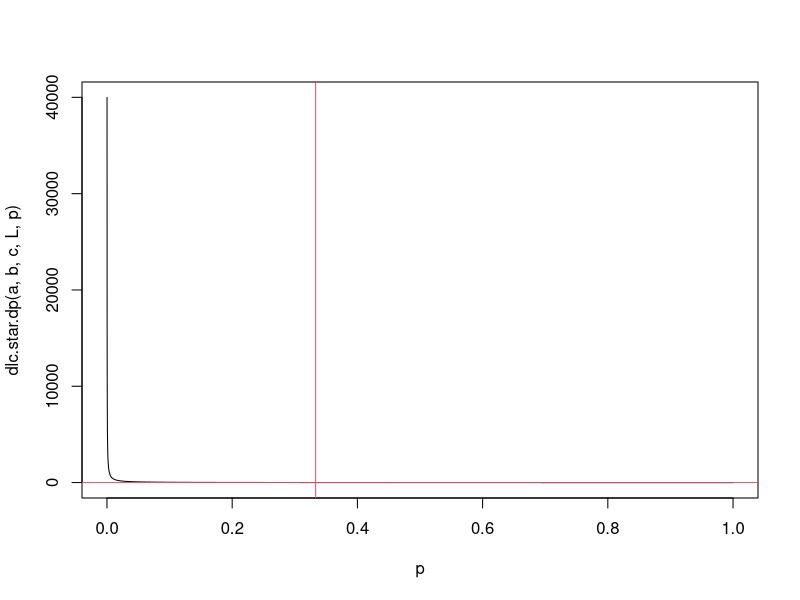
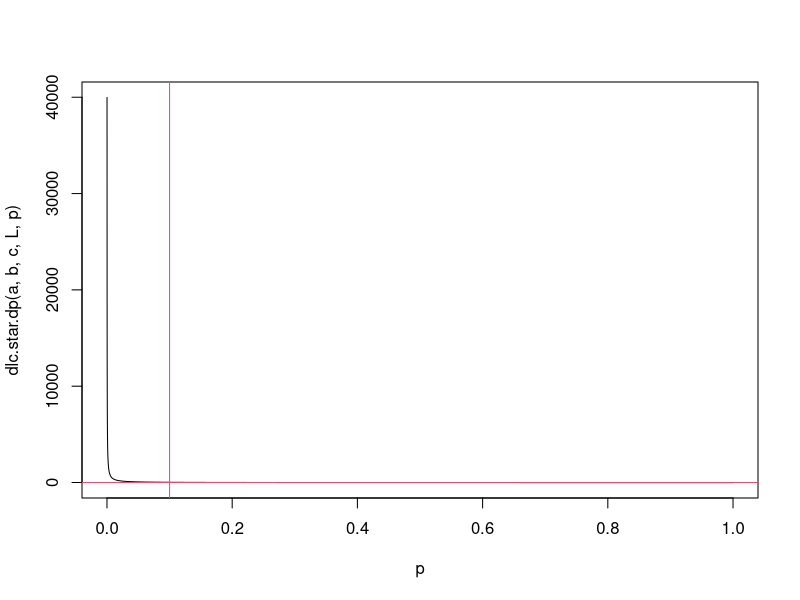
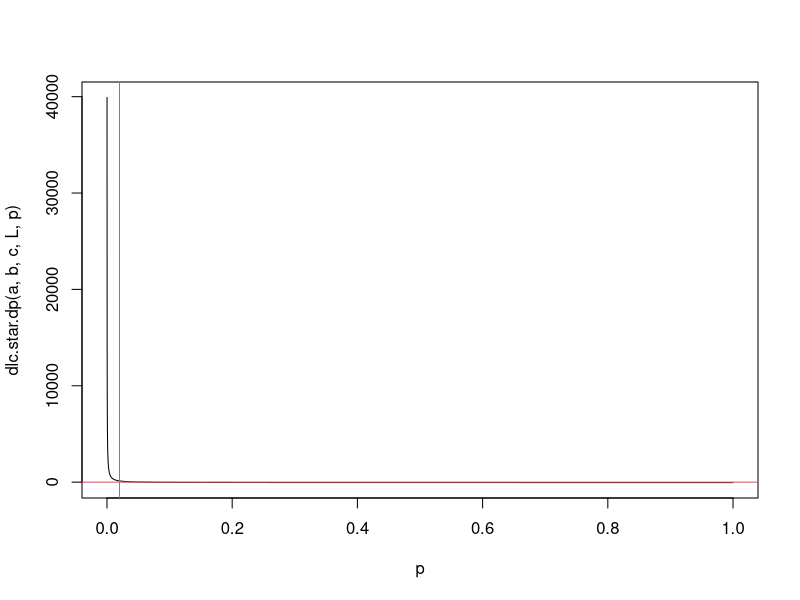
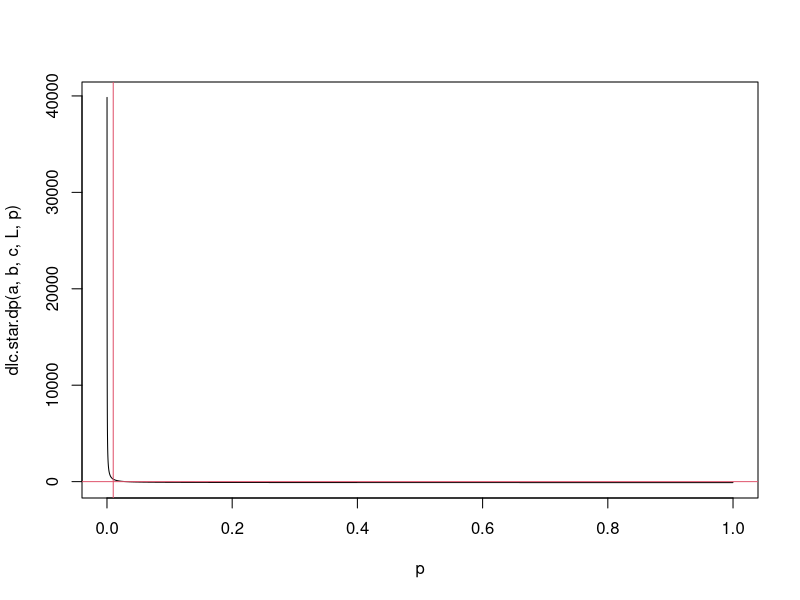
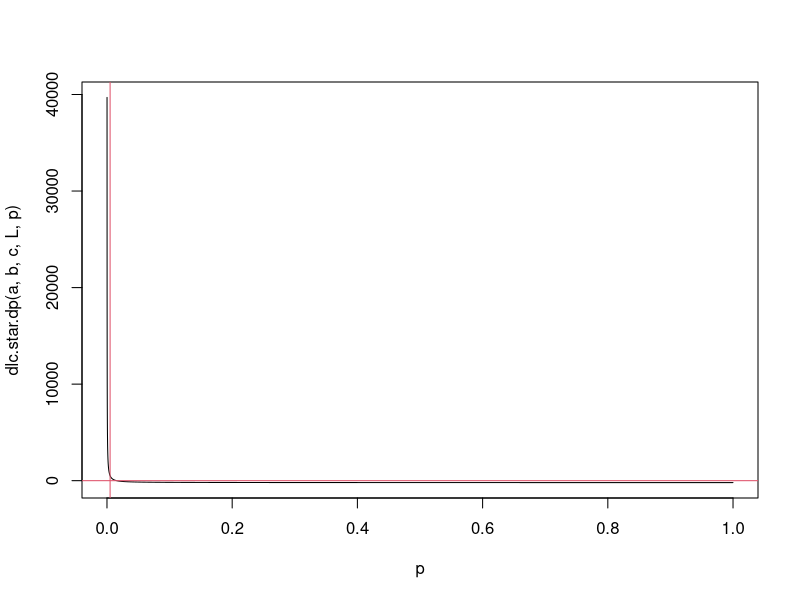
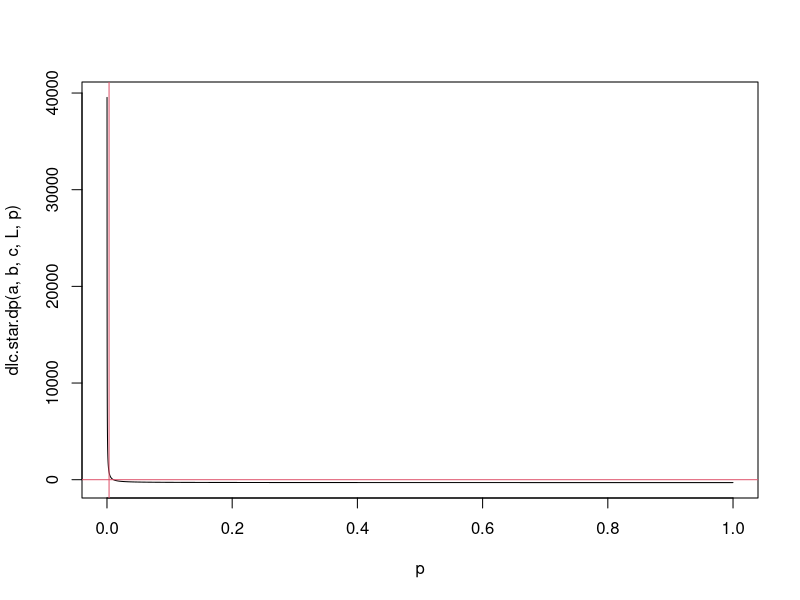
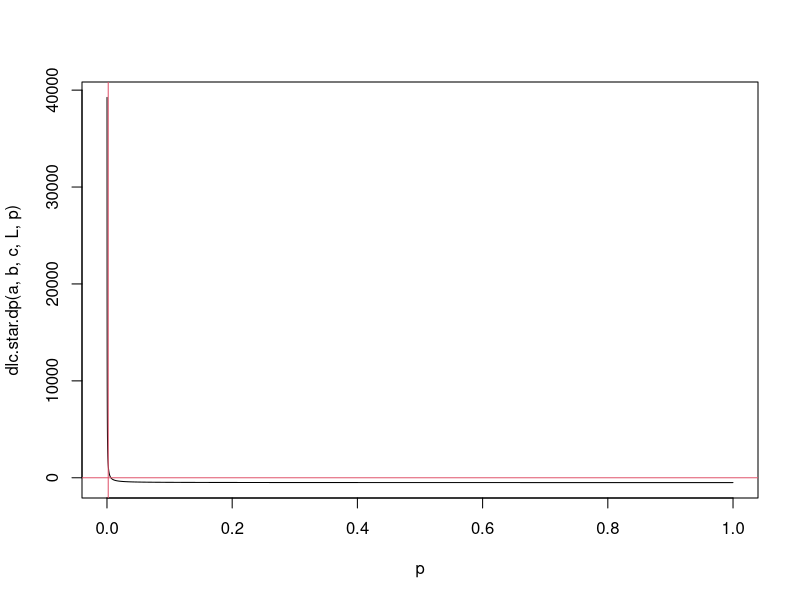

Write R code to recreate these figures, in order.
## ---- chunk 1
rm(list=ls())  # clean up workspace
a.list <- c(0,5,20)
b.list <- c(0,5,20)
L.list <- c(3, 10,50,100, 200, 300, 500)
p <- 1:9999 * 0.0001

# for(a in a.list){
#   for(b in b.list){
#     for(L in L.list){
#       lnl = -log(p) + (L-1)*log(1-p) + log(1-(1-p)^(a+1))+ log(1-(1-p)^(b+1))
#       lnlc = log(p) + (L-1)*log(1-p) + log(1-(1-p)^(a+1)) + log(1-(1-p)^(a+L)) + log(1-(1-p)^(b+1)) + log(1-(1-p)^(b+L))
#       plot(p, lnl, type ="l", main = paste("a=", a, ",b=", b, ",L=", L))
#       lines(p, lnlc, type = "l", col = 2)
#       print(matrix(c("MLE", which.max(lnl)/10000, "MCLE", which.max(lnlc)/10000, 
#                     "1/MLE", 10000/which.max(lnl), "1/MCLE", 10000/which.max(lnlc)), 2, 4))
#     }
#   }
# }

h <- function(x, p){
  return(x*(1-p)^(x-1)/(1-(1-p)^x))
}
dlc.star.dp <- function(a, b, c, L, p){
  return((2.0/p-(L-1)/(1-p)+h(a+c, p)+h(b+L-c+1, p))*(1-p))
}
for (L in L.list){
  a = 0;b=0;c=2;
  plot(p, dlc.star.dp(a, b, c, L, p), type = "l")
  abline(h=0, col = 2)
  abline(v=1/L, col=2)
}
